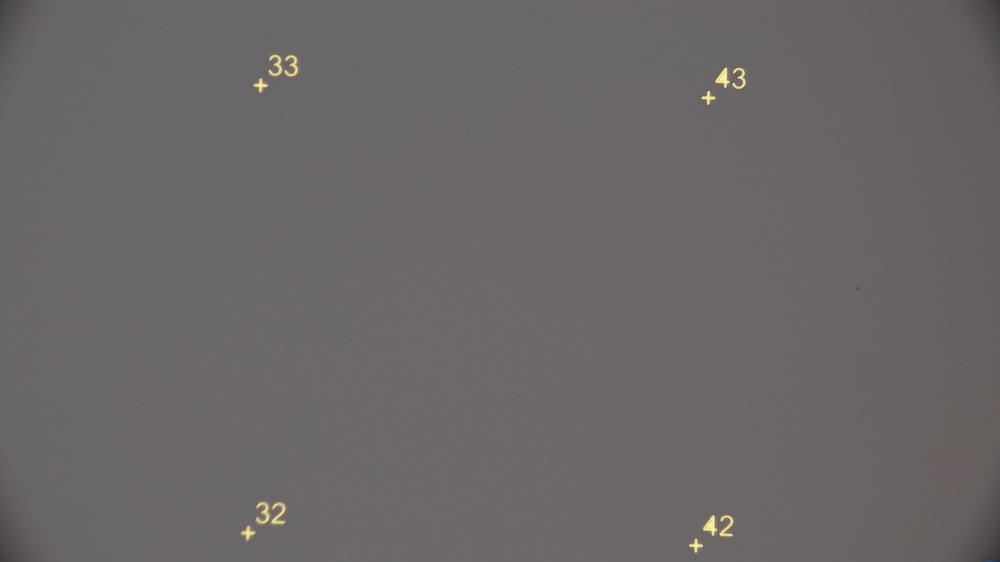
#> input picture ImageStitch/microscope_images/01.jpg, 1000 x 562 px, shrunk from 3840 x 2160 before the run, found by its file name
$ python background.py
#> lines starting #> are read from the running program, lines starting #| are printed output that depends on the picture
import cv2
import numpy as np
import matplotlib.pyplot as plt
import os

def remove_background(img_directory, img_name, dst_directory, dst_name):
#> called with img_directory = 'ImageStitch/ms_images_1', img_name = '01.jpg', dst_directory = ' ', dst_name = ' '
    img_path = os.path.join(img_directory, img_name)

    img = cv2.imread(img_path, cv2.IMREAD_COLOR)
#> img is the input picture: shape (562, 1000, 3); mean B, G, R 103, 102.5, 106.1
    img_gray = cv2.cvtColor(img, cv2.COLOR_BGR2GRAY)

    # Use a large Gaussian blur to approximate background
    background = cv2.GaussianBlur(img_gray, (91, 91), 0)

    # Subtract the background and normalize
    shadow_removed = cv2.subtract(img_gray, background)
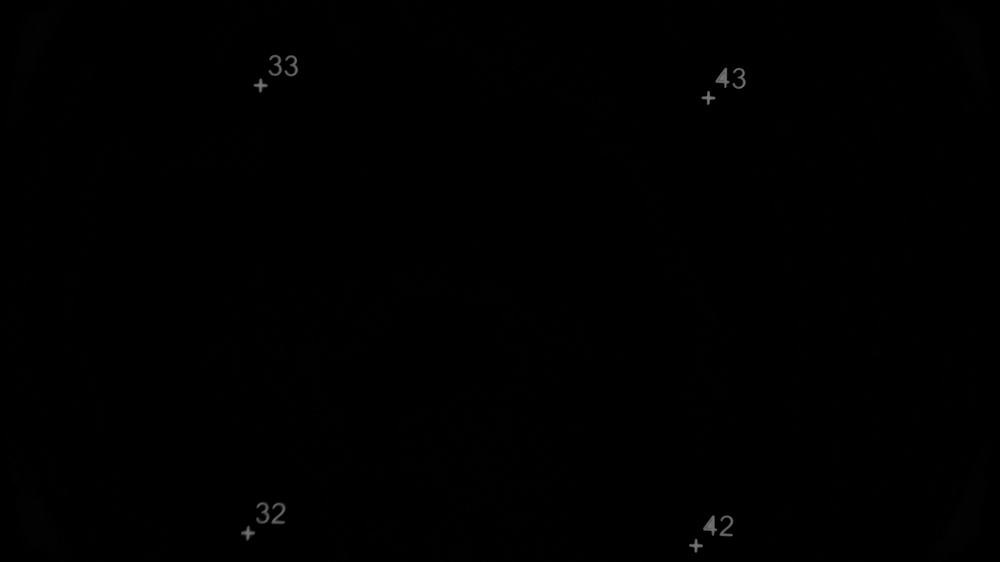
#> shadow_removed: shape (562, 1000); min 0, max 123, mean 0.5
    shadow_removed = cv2.normalize(shadow_removed, None, 0, 255, cv2.NORM_MINMAX)

    # (Optional) Enhance contrast using CLAHE
    clahe = cv2.createCLAHE(clipLimit=2.0, tileGridSize=(8, 8))
    enhanced = clahe.apply(shadow_removed)

    # Display result
    plt.imshow(enhanced, cmap='gray')
    plt.title('Background Removed')
    plt.axis('off')
    plt.show()

if __name__ == "__main__":
    remove_background("ImageStitch/ms_images_1", "01.jpg", " ", " ")

$ run again, with ImageStitch/microscope_images/03.jpg copied over ImageStitch/microscope_images/01.jpg
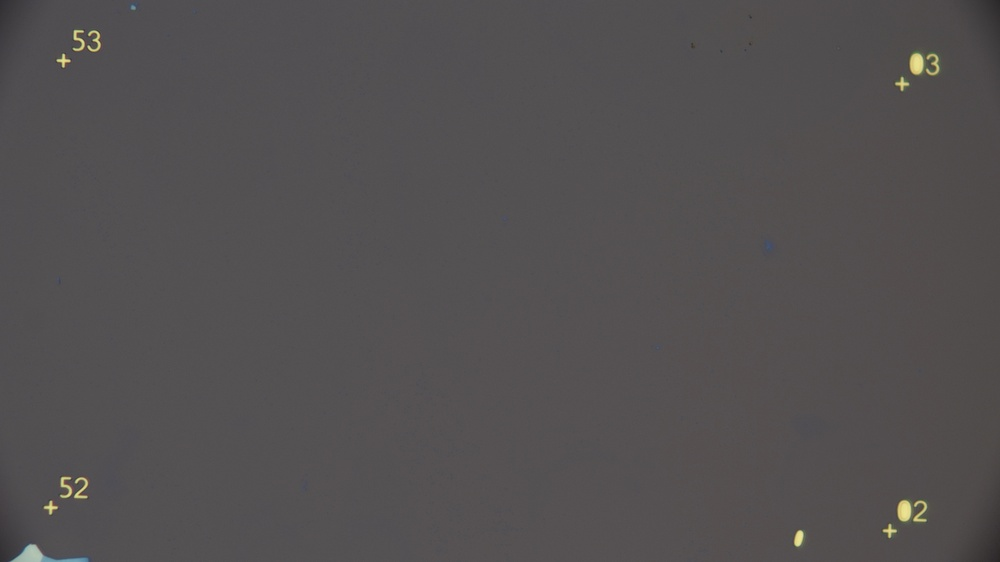
#> input picture ImageStitch/microscope_images/03.jpg, 1000 x 562 px, shrunk from 3840 x 2160 before the run, found by its file name
#> in remove_background, img is the input picture: shape (562, 1000, 3); mean B, G, R 81, 80.3, 83.1
#> in remove_background, `shadow_removed = cv2.subtract(img_gray, background)`:
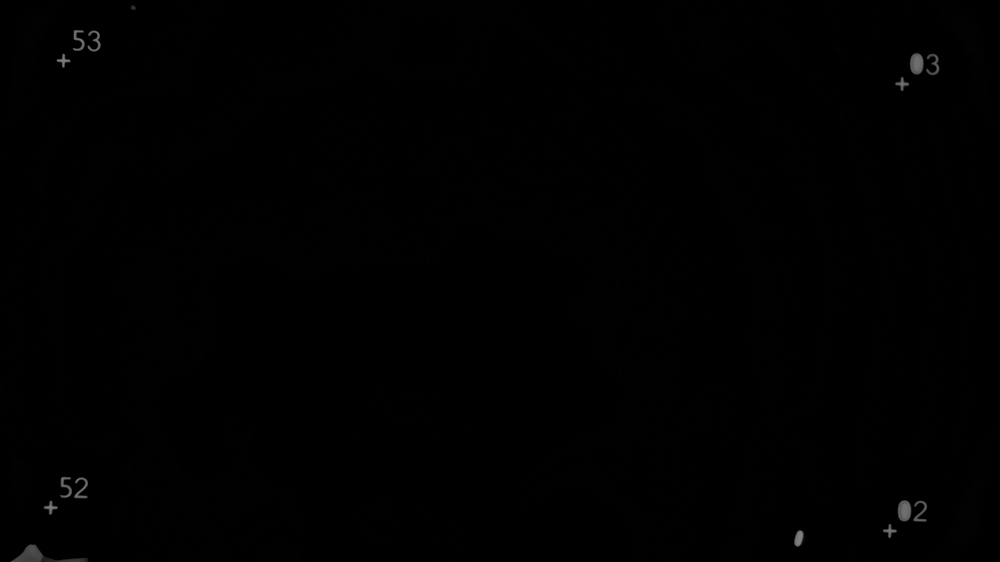
#> shadow_removed: shape (562, 1000); min 0, max 129, mean 0.5
